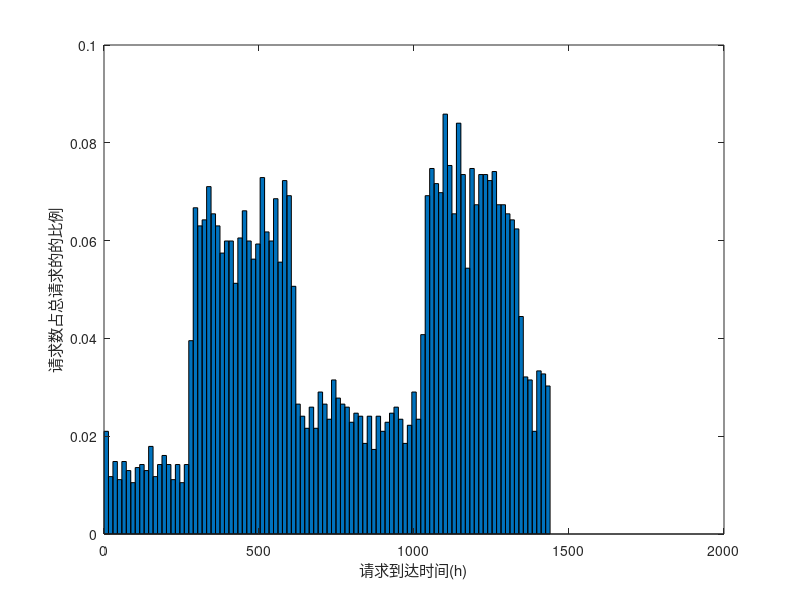

Write the MATLAB code that produced this figure.
clear all
clc;


load('Uber_ReqTime.mat');

reqTime = [];
for i=1:length(UberReqTime)
    hh = floor(UberReqTime(i));
    mm = (UberReqTime(i) - hh) * 100;
    reqTime(end+1) = hh*60 + mm;
end

reqTime = [reqTime';reqTime'];

N = length(reqTime);
%以上为生成随机数列a的过程，以下为统计检验随机数列是否符合分布
num=100;         %分100个区间统计
[x,c]=hist(reqTime,num);    %统计不同区间出现的个数
dc=24/num;        %区间大小
x=x/N/dc;         %根据统计结果计算概率密度
 
bar(c,x,1); hold on;  %根据统计结果画概率密度直方图
xlabel('请求到达时间(h)');
ylabel('请求数占总请求的的比例');
time = int32(sort(reqTime));
save('EUA_Req_Time.mat', 'time')
